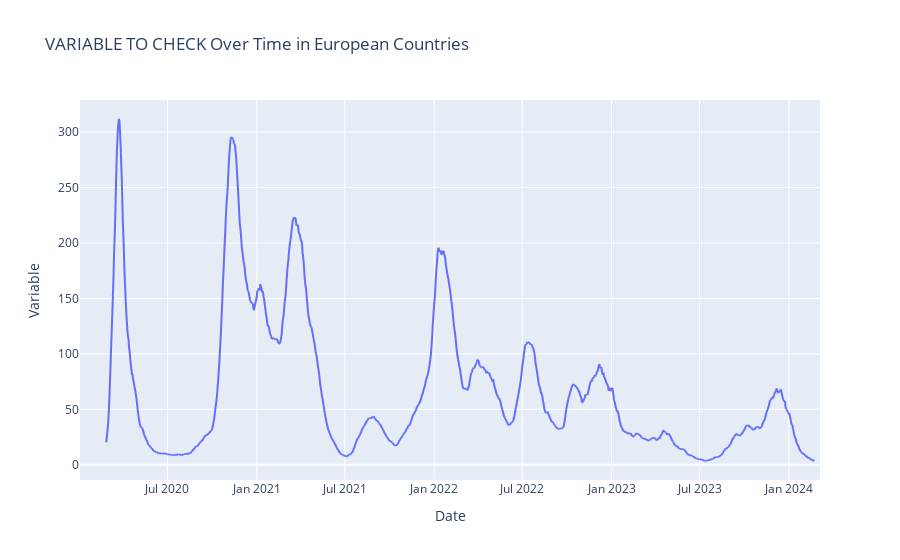

Source (notebook cell):
### Code cell
df_covid_country = df_covid[df_covid['location'] == 'Italy']

import plotly.express as px

fig = px.line(
    df_covid_country,
    x='date',
    y='weekly_hosp_admissions_per_million',
    title='VARIABLE TO CHECK Over Time in European Countries',
    labels={'weekly_hosp_admissions_per_million': 'Variable', 'location': 'European Countries'},
)

fig.update_layout(
    xaxis_title='Date',
    yaxis_title='Variable',
)

fig.show()

### Figure 1 — Plotly figure (JSON) as saved in the notebook; plotly's stock layout.template omitted (floating-point values rounded to 4 significant figures; data arrays with more than 128 entries replaced by an {"elided": "..."} marker saying what was removed)
{"data": [{"hovertemplate": "date=%{x}<br>Variable=%{y}<extra></extra>", "legendgroup": "", "line": {"color": "#636efa", "dash": "solid"}, "marker": {"symbol": "circle"}, "mode": "lines", "name": "", "showlegend": false, "type": "scattergl", "x": {"elided": "1524 str values"}, "xaxis": "x", "y": {"elided": "1524 float values"}, "yaxis": "y"}], "layout": {"legend": {"tracegroupgap": 0}, "title": {"text": "VARIABLE TO CHECK Over Time in European Countries"}, "xaxis": {"anchor": "y", "domain": [0, 1], "title": {"text": "Date"}}, "yaxis": {"anchor": "x", "domain": [0, 1], "title": {"text": "Variable"}}}}
